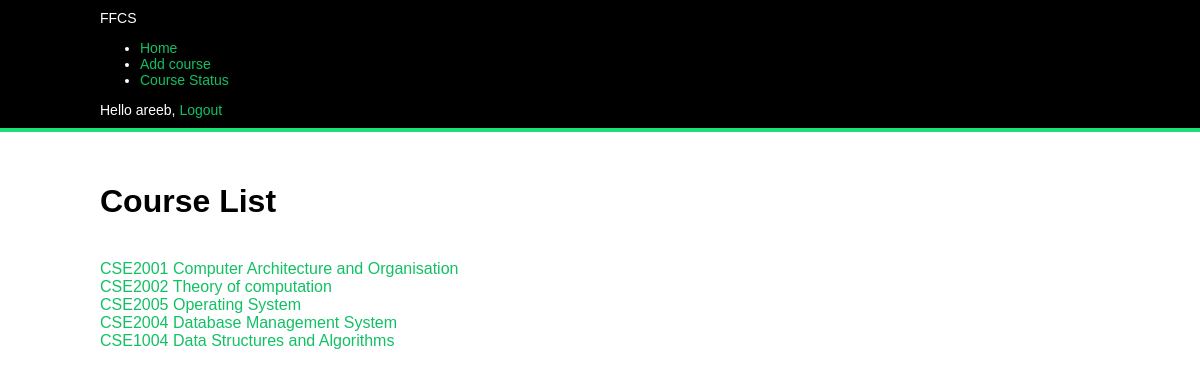
The page /account/status/ (signed in) on the database its author committed.
### account/models.py (models this page shows)
class CourseDetail(models.Model):
	coursetitle = models.CharField(max_length = 50)
	coursecode = models.CharField(max_length = 7)

### account/views.py (the view)
def status_course(request):
	if request.user.is_authenticated():
		queryset = CourseDetail.objects.all()
		context = {
			'course_list' : queryset,
		}
		return render(request,"account/status.html",context)
	else:
		return redirect('dashboard')

### account/templates/account/status.html (shortened to what this page needs)
{% extends "base.html" %}
{% block content %}
	<h1>Course List</h1>
	{% for course in course_list %}
		<a href = "{% url "detail" course.id %}" style = "text-decoration:none">
			<br>{{ course.coursecode}} {{ course.coursetitle }}
		</a>
	{% endfor %}
{% endblock %}

### account/templates/base.html (shortened to what this page needs)
{% load staticfiles %}
<!DOCTYPE html>
<html>
<head>
	<link href="{% static "css/base.css" %}" rel="stylesheet">
</head>
<body>
	<div id="header">
		FFCS
		{% if request.user.is_authenticated %}
			<ul>
				<li>
					<a href="{% url "dashboard" %}">Home</a>
				</li>
				<li>
					<a href="{% url "add" %}" >Add course</a>
				</li>
				<li>
					<a href="{% url "status" %}">Course Status</a>
				</li>
			</ul>
		{% endif %}
		{% if request.user.is_authenticated %}
			Hello {{ request.user.username }},
			<a href="{% url "logout" %}">Logout</a>
		{% else %}
			<a href="{% url "login" %}">Log-in</a>
		{% endif %}
	</div>
	<div id="content">
		{% block content %}
		{% endblock %}
	</div>
</body>
</html>

### account/static/css/base.css (style rules this page uses)
body { margin:0; padding:0; font-family:helvetica, sans-serif; }
a { color:#12c064; text-decoration:none; }
#header { padding:10px 100px; font-size:14px; background:#000000; color:#fff; border-bottom:4px solid #1cdf78; overflow:auto; }
#content { padding:30px 100px; }

### rows shown on the page
CourseDetail: coursecode "CSE2001", coursetitle "Computer Architecture and Organisation"
CourseDetail: coursecode "CSE2002", coursetitle "Theory of computation"
CourseDetail: coursecode "CSE2005", coursetitle "Operating System"
CourseDetail: coursecode "CSE2004", coursetitle "Database Management System"
CourseDetail: coursecode "CSE1004", coursetitle "Data Structures and Algorithms"

### other values the page prints
{{ request.user.username }} "areeb"
